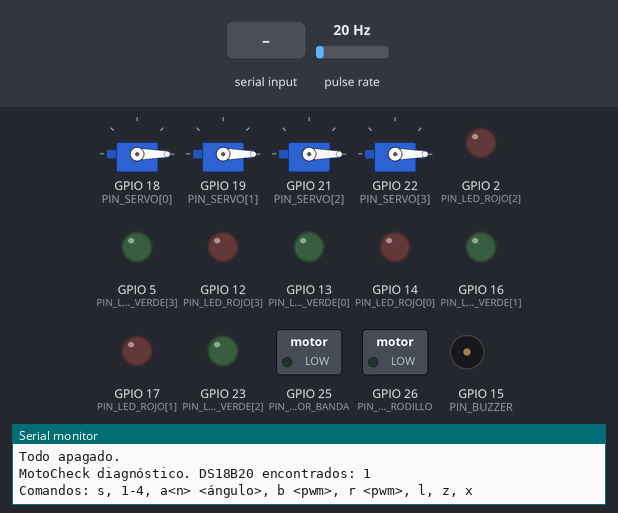
Bench run of a sketch on a simulated ESP32. Shown: 4 × servo, switched loads named in the sketch (green lamp = pin HIGH), output pins drawn as LEDs (lit = HIGH), buzzer (waves = sounding, pin HIGH), the last lines printed to the serial monitor. Wiring (inferred from the names in the program): pulse sensor: data GPIO 27. The inputs (shaded band) are chosen by the test bench; at power-on: pulse rate 20 Hz (analog values on the 0–4095 scale).

Above: at 1.2 s.
1.3 s: "l90\n" received over Serial
At 1.5 s:
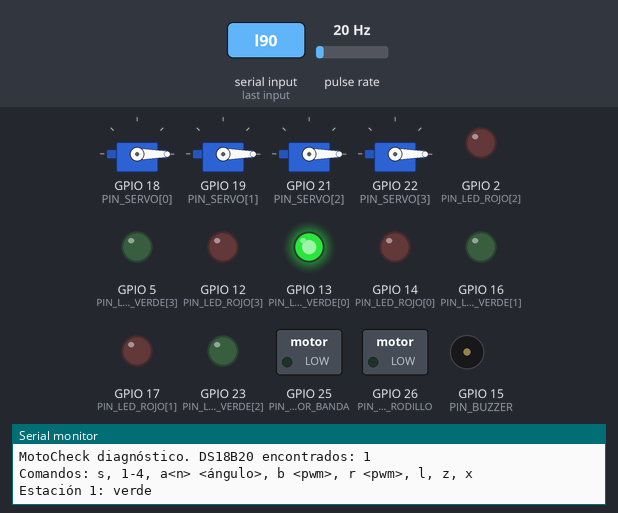
4.3 s: "b 150\n" received over Serial
At 5.1 s:
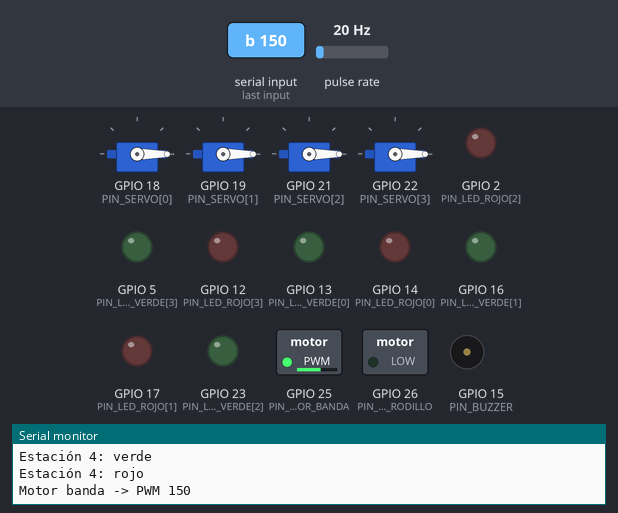
6.0 s: "r 170\n" received over Serial
At 6.3 s:
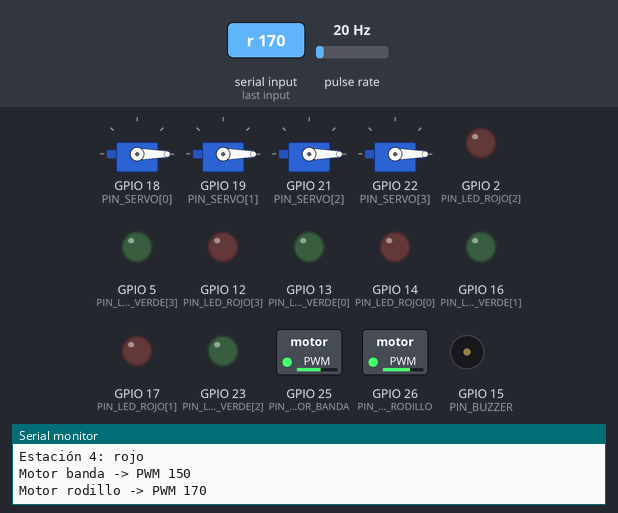
7.5 s: "30,150\n" received over Serial
At 8.6 s:
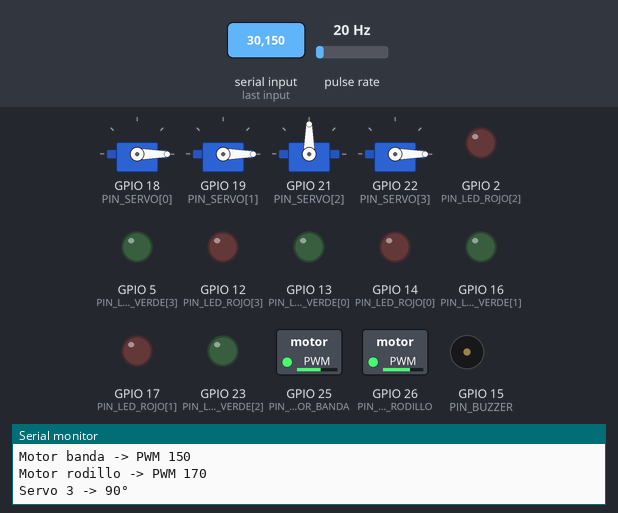
9.0 s: "200\n" received over Serial
At 9.7 s:
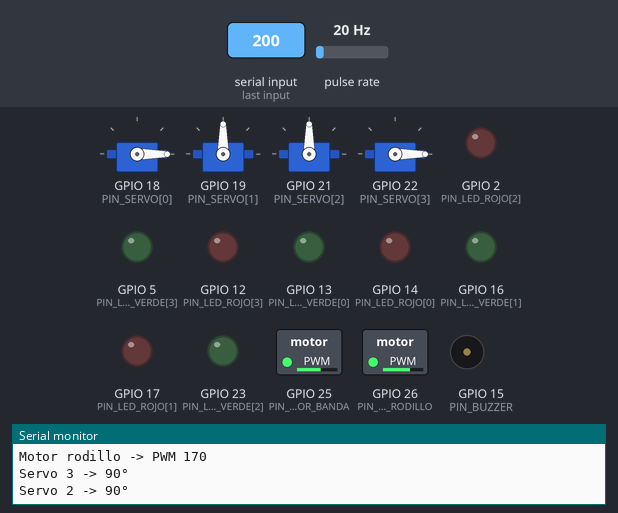
10.5 s: "1,90\n" received over Serial
At 10.9 s:
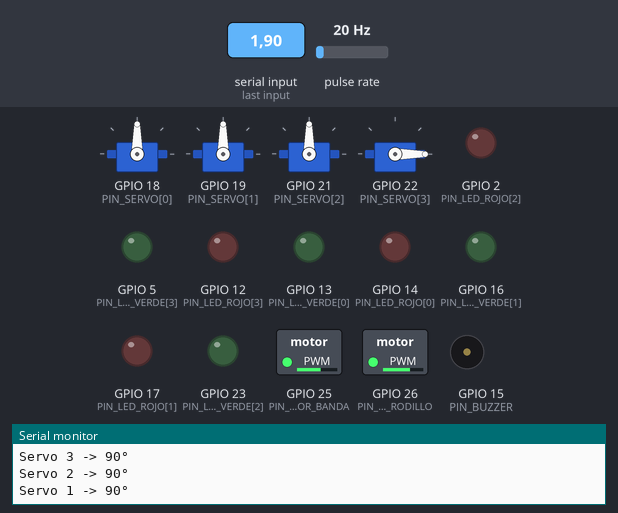
Timing chart, 0 to 13.0 s (numbered marks = the images above; inputs shaded):
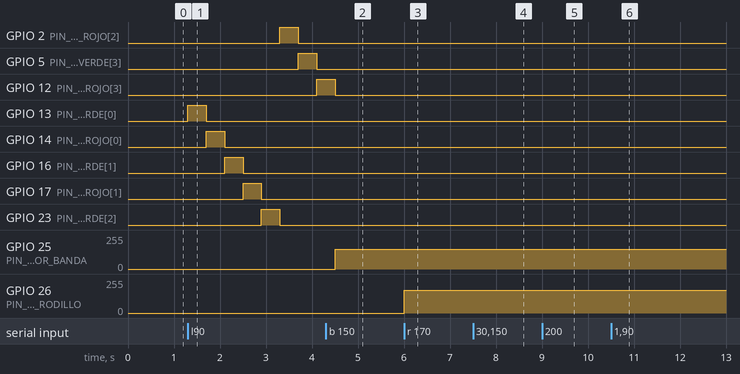

Measured:
- after the input at 1.3 s, GPIO 2 (PIN_LED_ROJO[2]): LOW → HIGH after 2.0 s, → LOW 0.40 s later; GPIO 5 (PIN_LED_VERDE[3]): LOW → HIGH after 2.4 s, → LOW 0.40 s later
- after the input at 4.3 s, GPIO 25 (PIN_MOTOR_BANDA): 0/255 → 150/255 after 0.20 s
- after the input at 6.0 s, GPIO 26 (PIN_MOTOR_RODILLO): 0/255 → 170/255 at once
- after the input at 7.5 s, servo on GPIO 21 (PIN_SERVO[2]): 0° → 90° at once
- after the input at 9.0 s, servo on GPIO 19 (PIN_SERVO[1]): 0° → 90° at once
- after the input at 10.5 s, servo on GPIO 18 (PIN_SERVO[0]): 0° → 90° at once

The sketch:

motocheck_diagnostico.ino
```cpp
// MotoCheck Lab — sketch de diagnóstico.
// Sirve para probar cada sensor y actuador por separado mientras se arma la maqueta.
// Monitor serie a 115200 baudios, con "Nueva línea" como fin de línea.
//
// Comandos (una letra + Enter):
//   s  lecturas de todos los sensores cada 300 ms (otra vez 's' para parar)
//   1..4  mueve el servo N entre 0° y 90°
//   a  ángulo libre: "a2 45" pone el servo 2 en 45°
//   b  banda: "b 150" pone PWM 150 en el motor de la banda (b 0 = parar)
//   r  rodillo: "r 170" igual para el motor del rodillo
//   l  prueba de LEDs (recorre verde/rojo de las 4 estaciones)
//   z  buzzer (3 pitidos)
//   x  apaga todo

#include <ESP32Servo.h>
#include <OneWire.h>
#include <DallasTemperature.h>

#include "pines.h"

Servo servos[4];
OneWire oneWire(PIN_DS18B20);
DallasTemperature ds18b20(&oneWire);

volatile unsigned long pulsosHall = 0;
volatile unsigned long ultimoPeriodoUs = 0;
volatile unsigned long ultimoPulsoUs = 0;
bool streaming = false;
bool servoArriba[4] = {false, false, false, false};
unsigned long tUltimaLectura = 0;

void IRAM_ATTR isrHall() {
  unsigned long ahora = micros();
  if (ahora - ultimoPulsoUs < 2000) return;
  ultimoPeriodoUs = ahora - ultimoPulsoUs;
  ultimoPulsoUs = ahora;
  pulsosHall = pulsosHall + 1;
}

void apagarTodo() {
  analogWrite(PIN_MOTOR_BANDA, 0);
  analogWrite(PIN_MOTOR_RODILLO, 0);
  for (int i = 0; i < 4; i++) {
    servos[i].write(0);
    servoArriba[i] = false;
    digitalWrite(PIN_LED_VERDE[i], LOW);
    digitalWrite(PIN_LED_ROJO[i], LOW);
  }
  digitalWrite(PIN_BUZZER, LOW);
  Serial.println("Todo apagado.");
}

void imprimirLecturas() {
  float temp = ds18b20.getTempCByIndex(0);
  ds18b20.requestTemperatures();
  float rpm = 0;
  if (ultimoPeriodoUs > 0 && micros() - ultimoPulsoUs < 2000000UL) {
    rpm = 60e6 / (float)ultimoPeriodoUs;
  }
  Serial.printf("LDR %4lu mV | MQ2 %4lu mV | IR %d%d%d%d | Hall %lu pulsos %.0f RPM | Temp %s\n",
                (unsigned long)analogReadMilliVolts(PIN_LDR),
                (unsigned long)analogReadMilliVolts(PIN_MQ2),
                digitalRead(PIN_IR[0]) == LOW, digitalRead(PIN_IR[1]) == LOW,
                digitalRead(PIN_IR[2]) == LOW, digitalRead(PIN_IR[3]) == LOW,
                pulsosHall, rpm,
                temp > -100 ? String(temp, 2).c_str() : "sin sensor");
}

void pruebaLeds() {
  for (int i = 0; i < 4; i++) {
    Serial.printf("Estación %d: verde\n", i + 1);
    digitalWrite(PIN_LED_VERDE[i], HIGH);
    delay(400);
    digitalWrite(PIN_LED_VERDE[i], LOW);
    Serial.printf("Estación %d: rojo\n", i + 1);
    digitalWrite(PIN_LED_ROJO[i], HIGH);
    delay(400);
    digitalWrite(PIN_LED_ROJO[i], LOW);
  }
}

void pitar() {
  for (int i = 0; i < 3; i++) {
    digitalWrite(PIN_BUZZER, HIGH);
    delay(150);
    digitalWrite(PIN_BUZZER, LOW);
    delay(150);
  }
}

void atender(String linea) {
  linea.trim();
  if (linea.length() == 0) return;
  char c = linea.charAt(0);
  String resto = linea.substring(1);
  resto.trim();

  if (c == 's') {
    streaming = !streaming;
    Serial.println(streaming ? "Lecturas: ON" : "Lecturas: OFF");
  } else if (c >= '1' && c <= '4') {
    int i = c - '1';
    servoArriba[i] = !servoArriba[i];
    servos[i].write(servoArriba[i] ? 90 : 0);
    Serial.printf("Servo %d -> %d°\n", i + 1, servoArriba[i] ? 90 : 0);
  } else if (c == 'a') {
    // "a2 45"
    int n = resto.charAt(0) - '0';
    int angulo = resto.substring(1).toInt();
    if (n >= 1 && n <= 4 && angulo >= 0 && angulo <= 180) {
      servos[n - 1].write(angulo);
      Serial.printf("Servo %d -> %d°\n", n, angulo);
    } else {
      Serial.println("Uso: a<servo 1-4> <ángulo 0-180>, por ejemplo: a2 45");
    }
  } else if (c == 'b' || c == 'r') {
    int pwm = constrain(resto.toInt(), 0, 255);
    analogWrite(c == 'b' ? PIN_MOTOR_BANDA : PIN_MOTOR_RODILLO, pwm);
    Serial.printf("Motor %s -> PWM %d\n", c == 'b' ? "banda" : "rodillo", pwm);
  } else if (c == 'l') {
    pruebaLeds();
  } else if (c == 'z') {
    pitar();
  } else if (c == 'x') {
    apagarTodo();
  } else {
    Serial.println("Comandos: s, 1-4, a<n> <ángulo>, b <pwm>, r <pwm>, l, z, x");
  }
}

void setup() {
  Serial.begin(115200);
  Serial.setTimeout(50);
  for (int i = 0; i < 4; i++) {
    pinMode(PIN_IR[i], INPUT);
    pinMode(PIN_LED_VERDE[i], OUTPUT);
    pinMode(PIN_LED_ROJO[i], OUTPUT);
    servos[i].setPeriodHertz(50);
    servos[i].attach(PIN_SERVO[i], 500, 2400);
  }
  pinMode(PIN_HALL, INPUT);
  pinMode(PIN_BUZZER, OUTPUT);
  analogReadResolution(12);
  analogSetPinAttenuation(PIN_LDR, ADC_11db);
  analogSetPinAttenuation(PIN_MQ2, ADC_11db);
  ds18b20.begin();
  ds18b20.setWaitForConversion(false);
  ds18b20.requestTemperatures();
  attachInterrupt(digitalPinToInterrupt(PIN_HALL), isrHall, FALLING);
  apagarTodo();
  Serial.printf("MotoCheck diagnóstico. DS18B20 encontrados: %d\n", ds18b20.getDeviceCount());
  Serial.println("Comandos: s, 1-4, a<n> <ángulo>, b <pwm>, r <pwm>, l, z, x");
}

void loop() {
  if (Serial.available()) atender(Serial.readStringUntil('\n'));
  if (streaming && millis() - tUltimaLectura >= 300) {
    tUltimaLectura = millis();
    imprimirLecturas();
  }
}
```

pines.h
```cpp
// pines.h — mapa de pines de MotoCheck Lab (ESP32 DevKit 30 pines).
// Fuente única: firmware/motocheck_esp32/pines.h. El sketch de diagnóstico
// tiene una copia idéntica; compilar.sh falla si las dos difieren.
// Detalle eléctrico: hardware/conexiones_esp32.md
#pragma once

// Entradas
const int PIN_LDR = 36;      // VP, ADC1. Divisor: LDR a 3V3, 10k a GND
const int PIN_MQ2 = 39;      // VN, ADC1. AO del MQ-2 por divisor 10k/20k
const int PIN_IR[4] = {34, 35, 32, 33};  // FC-51: LOW = moto detectada
const int PIN_HALL = 27;     // A3144, pull-up 10k a 3V3
const int PIN_DS18B20 = 4;   // OneWire, pull-up 4k7 a 3V3

// Salidas
const int PIN_SERVO[4] = {18, 19, 21, 22};
const int PIN_MOTOR_BANDA = 25;    // L298N ENA (IN1=5V, IN2=GND)
const int PIN_MOTOR_RODILLO = 26;  // L298N ENB (IN3=5V, IN4=GND)
const int PIN_LED_VERDE[4] = {13, 16, 23, 5};
const int PIN_LED_ROJO[4] = {14, 17, 2, 12};
const int PIN_BUZZER = 15;
```
